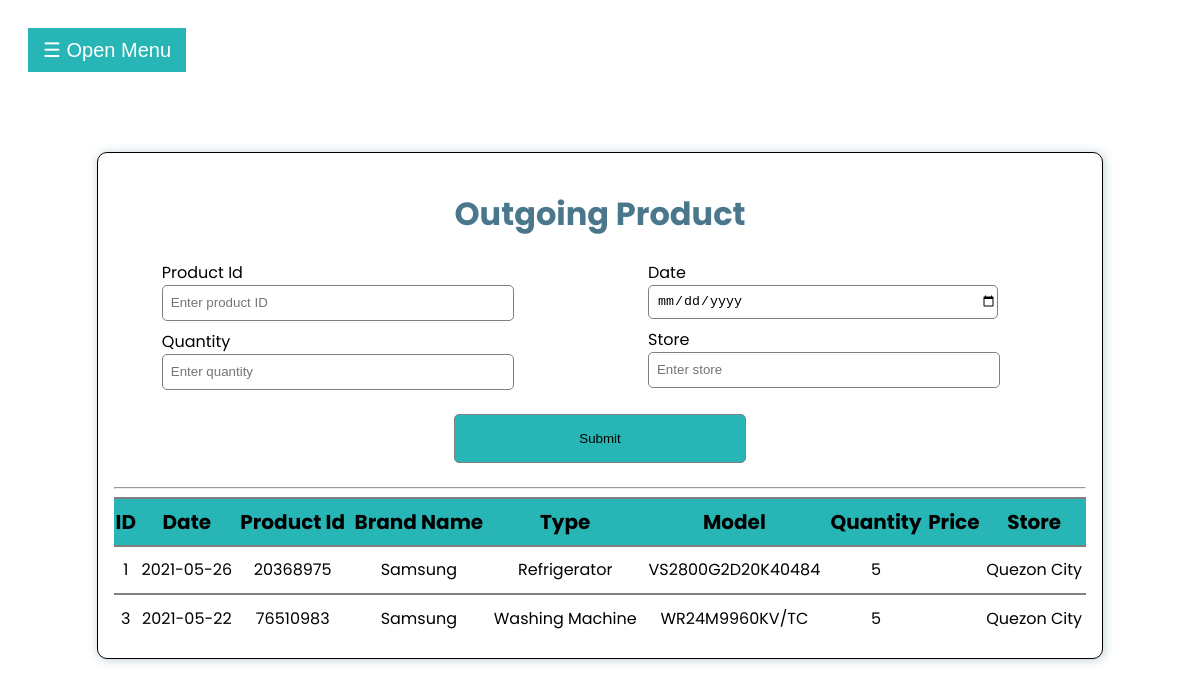
/Admin-Outgoing-Product/outgoing-product.php (signed in), run on the app's committed database.
### tables this page shows
CREATE TABLE `tbl_outgoing_product` (
  `id` int(11) NOT NULL,
  `product_id` varchar(255) NOT NULL,
  `brandName` varchar(255) NOT NULL,
  `type` varchar(255) NOT NULL,
  `model` varchar(255) NOT NULL,
  `date` date NOT NULL,
  `quantity` varchar(255) NOT NULL,
  `store` varchar(255) NOT NULL
);

### Admin-Outgoing-Product/outgoing-product.php (the view, shortened to what this page needs)
<?php
    include('server.php');
?>
<!DOCTYPE html>
<html lang="en">
<head>
    <link rel="stylesheet" href="../CSS/admin-outgoing-product.css">
    <link rel="stylesheet" href="https://cdnjs.cloudflare.com/ajax/libs/font-awesome/4.7.0/css/font-awesome.min.css">
</head>
<body>
    <div id="main">
        <button class="openbtn" onclick="openNav()">&#9776; Open Menu</button>
        <div class="container">
            <form method="post" action="outgoing-product.php">
                <h1 class="outgoing-product-h1">Outgoing Product</h1>
                <div class="outgoing-product-grid">
                    <div class="grid-1">
                        <label for="brandName">Product Id</label>
                        <input id="brandName" type="text" class="inputs" name="productId" placeholder="Enter product ID" required>
                        <label for="quantity">Quantity</label>
                        <input id="quantity" type="number" class="inputs" name="quantity" min="1" placeholder="Enter quantity" required>
                    </div>
                    <div class="grid-2">
                        <label for="date">Date</label>
                        <input id="date" type="date" class="inputs" name="date" required>
                        <label for="store">Store</label>
                        <input id="store" type="text" class="inputs" name="store" placeholder="Enter store" required>
                    </div>
                </div>
                <div class="button-div">
                    <input type="submit" class="submit-button" name="submit-button" value="Submit">
                </div>
            </form>
            <hr/>
            <table>
                <thead>
                    <th>ID</th>
                    <th>Date</th>
                    <th>Product Id</th>
                    <th>Brand Name</th>
                    <th>Type</th>
                    <th>Model</th>
                    <th>Quantity</th>
                    <th>Price</th>
                    <th>Store</th>
                </thead>
                <tbody>
                    <?php
                        $sql = "SELECT * FROM tbl_outgoing_product";
                        $result = $db->query($sql);
                        if ($result->num_rows > 0) {
                            while($row = $result->fetch_assoc()) {
                                ?>
                                    <tr>
                                        <td><?php echo $row['id'];?></td>
                                        <td><?php echo $row['date'];?></td>
                                        <td><?php echo $row['product_id'];?></td>
                                        <td><?php echo $row['brandName'];?></td>
                                        <td><?php echo $row['type'];?></td>
                                        <td><?php echo $row['model'];?></td>
                                        <td><?php echo $row['quantity'];?></td>
                                        <td><?php echo $row['price'];?></td>
                                        <td><?php echo $row['store'];?></td>
                                    </tr>
                                <?php
                            }
                        }
                    ?>
                </tbody>
            </table>
        </div>
    </div>
</body>
</html>

### CSS/admin-outgoing-product.css (style rules this page uses)
body { font-family: 'Poppins', sans-serif; }
.container { margin: 10vh auto; width: 85%; padding: 1rem; border: 1px solid black; border-radius: 10px; box-shadow: 1px 1px 10px 1px rgb(75, 119, 141, 30%); }
.outgoing-product-h1 { text-align: center; color: #4B778D; }
.outgoing-product-grid { display: grid; grid-template-columns: 1fr 1fr }
input[type=text], input[type=date], input[type=number] { display: block; width: 70%; height: 2rem; border: 1px solid #808080; border-radius: 5px; padding-left: 0.5rem; margin: 0 0 0.5rem 3rem; }
.button-div { text-align: center; }
input[type=submit] { padding: 1rem; width: 30%; margin: 1rem 0 1rem 0; border: 1px solid #808080; border-radius: 5px; background-color: #28B5B5; }
label { margin-left: 3rem; }
table { width: 100%; border-collapse: collapse; }
thead { background: #28B5B5; font-size: 20px; text-align: left; position: sticky; }
th { text-align: center; }
td { text-align: center; }
tr { border-top: 2px solid #808080; height: 3rem; margin-bottom: 5rem; }
.openbtn { font-size: 20px; cursor: pointer; background-color: #28B5B5; color: white; padding: 10px 15px; border: none; }
#main { transition: margin-left .5s; padding: 20px; }

### data on the page
tbl_outgoing_product: id "1", date "2021-05-26", product "20368975", brandName "Samsung", type "Refrigerator", model "VS2800G2D20K40484", quantity "5", store "Quezon City"
tbl_outgoing_product: id "3", date "2021-05-22", product "76510983", brandName "Samsung", type "Washing Machine", model "WR24M9960KV/TC", quantity "5", store "Quezon City"
